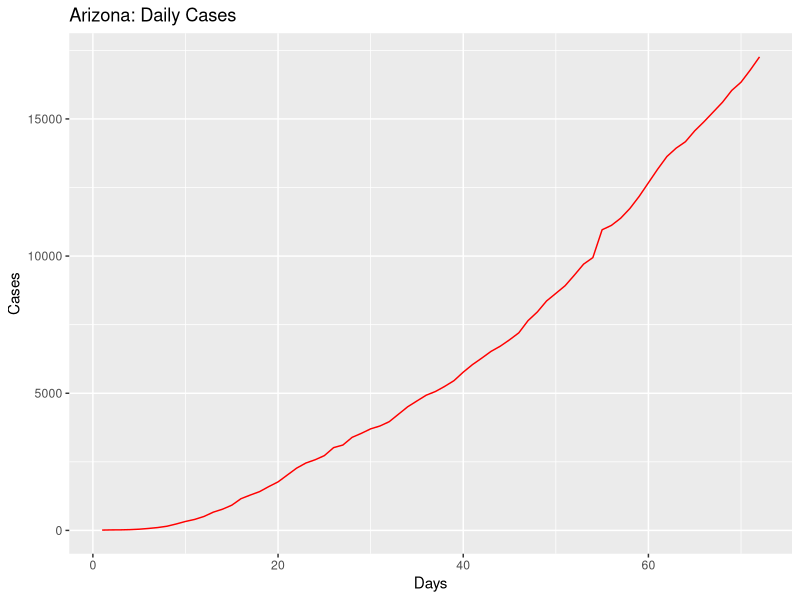
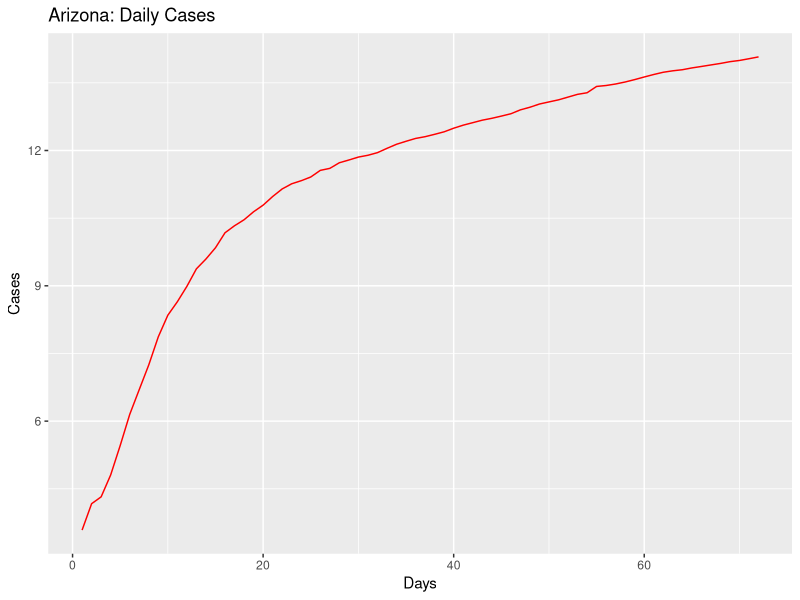
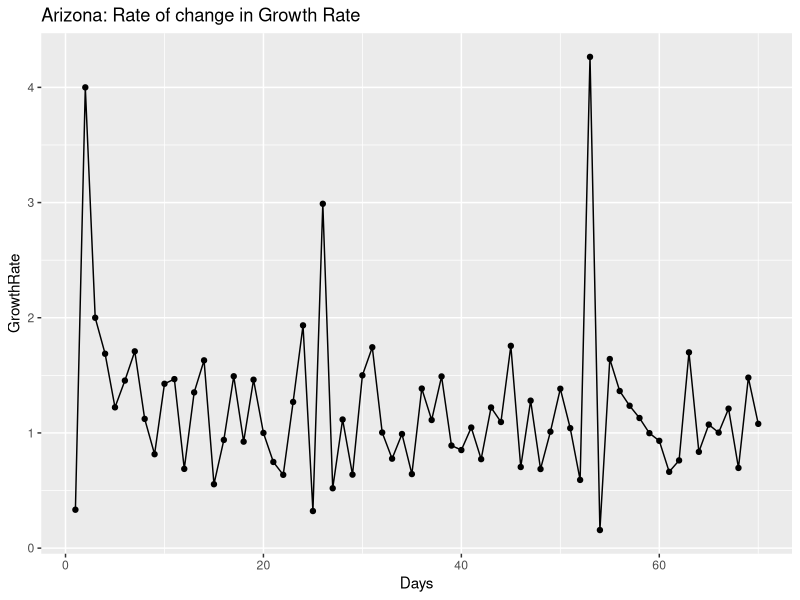
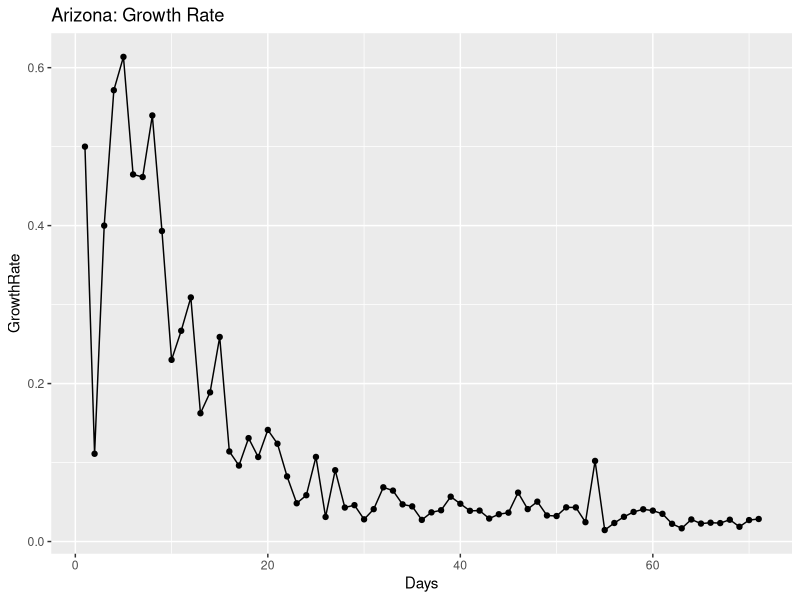
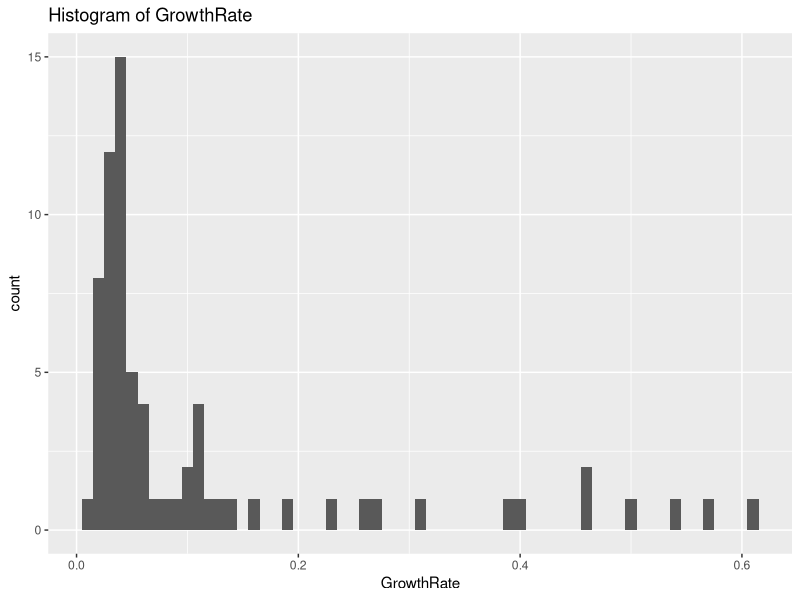
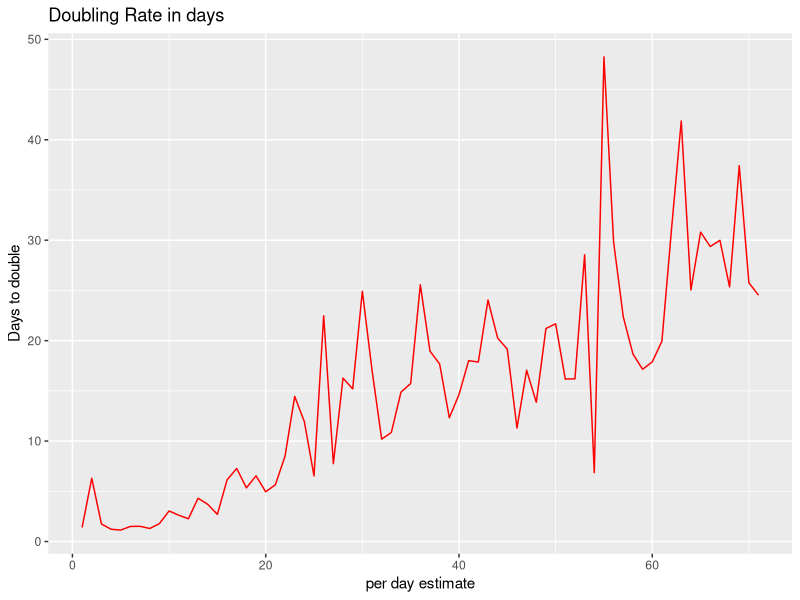
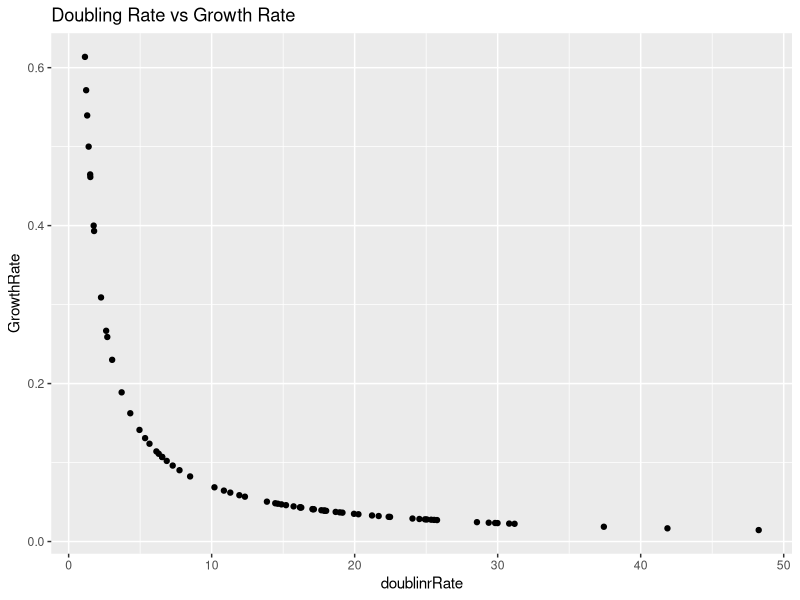
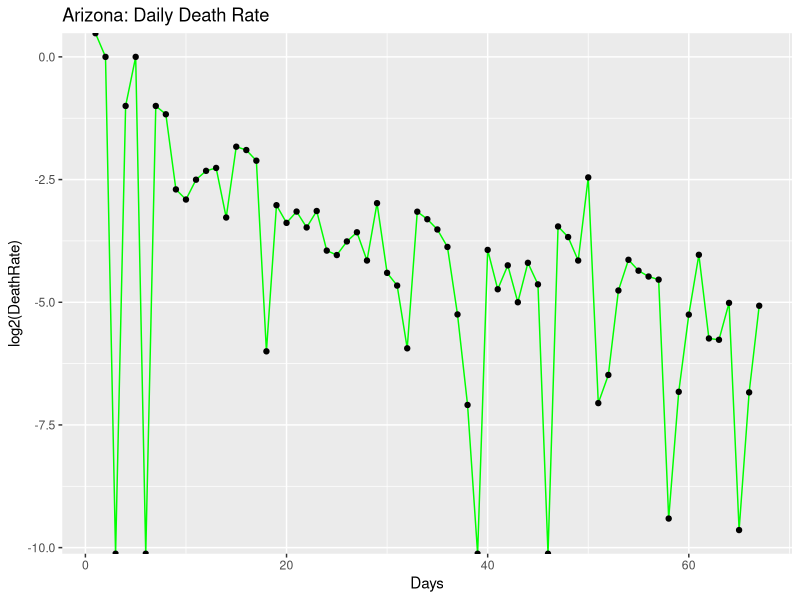

Write R code to recreate these figures, in order.
## ---- chunk 1
knitr::opts_chunk$set(echo = TRUE)
## ---- chunk 2
library(ggplot2)
library(gridExtra)
library(dplyr)

coronaGrowth <- function(absoluteNumbers){
  growthfactor <- NULL
  absgrowth <- NULL
  for(i in 1:length(absoluteNumbers))
  {
    #print((absoluteNumbers[i]-absoluteNumbers[i+1]/absoluteNumbers[i+1])/absoluteNumbers[i+1])
    growthfactor[i] <- ((absoluteNumbers[i]-absoluteNumbers[i+1]))/(absoluteNumbers[i+1]-absoluteNumbers[i+2])  
    #growthfactor[i] <- ((absoluteNumbers[i]-absoluteNumbers[i+1]))/(absolutenumbers[i])
  }
  
  return (rev(growthfactor))
}

DailyGrowthRate <- function(absoluteNumbers)
{
  growthfactor <- NULL
  absgrowth <- NULL
  for(i in 1:length(absoluteNumbers))
  {
    #print((absoluteNumbers[i]-absoluteNumbers[i+1]/absoluteNumbers[i+1])/absoluteNumbers[i+1])
    growthfactor[i] <- ((absoluteNumbers[i]/absoluteNumbers[i+1]))-1 
    #growthfactor[i] <- ((absoluteNumbers[i]-absoluteNumbers[i+1]))/(absolutenumbers[i])
  }
  
  return (rev(growthfactor))  
}

DoublingRate <- function(absoluteNumbers)
{
  doublingrRate <- NULL
  cumsum <- NULL
  for(i in 1:length(absoluteNumbers))
  {
    
    doublingrRate[i] <- (70/(absoluteNumbers[i]*100))
    
  }
  return ((doublingrRate))  
}

#Calculate the mean and median growth rate:
MeanMediangrowthrate <- function(dataTrend1)
{
  MeanGRTrend <- NULL
  MedianGRTrend <- NULL
  
  for(i in 1:length(dataTrend1$GrowthRate))
  {
    MedianGRTrend[i] <- median(dataTrend1[1:i,"GrowthRate"])
    MeanGRTrend[i] <- mean(dataTrend1[1:i,"GrowthRate"])
  }
  
  dataTrend1$MedianGRT = MedianGRTrend
  dataTrend1$MeanGRT = MeanGRTrend
  
  return(dataTrend1)

}

#Calculate ratio of newdeaths/newcases
newDeathstonewCases <- function(absolutenumbers,totaldeaths)
{
  newCases <- NULL
  newDeaths <- NULL
  for(i in 1:length(absolutenumbers))
  {
    if(i == length(absolutenumbers))
    {
      print("reached the end")
    }else{
     newDeaths[i] = (totaldeaths[i]-totaldeaths[i+1])
     newCases[i] = (absolutenumbers[i]-absolutenumbers[i+1]) 
    }
  }
  

  days <- seq(2:length(absolutenumbers))
 return(data.frame( newDeaths = rev(newDeaths),newCases = rev(newCases),Days = days))
 
}

#Calculate ratio of deaths to totalCases
totalDeathstoCases <- function(absolutenumbers,totaldeaths)
{
  ratio <- NULL
  for(i in 1:length(absolutenumbers))
  {

     ratio[i] = (totaldeaths[i])/(absolutenumbers[i]) 
  }
  
  return(rev(ratio))
}
## ---- chunk 3
#Arizona

absolutenumbers <- c(17262,16783,16339,16039,15608,15252,14897,14566,14170,13937,13631,13169,12673,12176,11736,11380,11119,10960,9945,9707,9305,8919,8640,8364,7962,7648,7202,6948,6716,6526,6280,6045,5769,5459,5251,5064,4929,4719,4507,4234,3962,3806,3702,3539,3393,3112,3018,2726,2575,2456,2269,2019,1769,1598,1413,1289,1157,919,773,665,508,401,326,234,152,104,71,44,28,20,18,12)

totaldeaths <- c(831,807,800,799,775,761,747,704,686,680,679,651,623,594,562,542,536,532,450,426,395,362,362,348,330,320,304,293,275,275,273,266,249,229,208,187,184,177,169,150,142,131,122,115,108,97,89,80,73,65,64,52,41,32,29,24,20,17,15,13,9,6,6,3,2,2,1,0,0,0,0,0)

#America
#absolutenumbers <- c(101.7*1000,83.8*1000,65.8*1000,53.7*1000,43.8*1000,33.3*1000,25*1000,19*1000,13.7*1000,7.8*1000,6.4*1000,4.6*1000,3.5*1000,2.7*1000)
## ---- chunk 4
growthrate <- na.exclude(coronaGrowth(absolutenumbers))
days <- seq(1:length(growthrate))
dataTrend <- data.frame(GrowthRate = growthrate,Days = days)
print(dataTrend)
p1 <- ggplot(data=dataTrend, aes(x=Days, y=GrowthRate, group=1)) +ggtitle("Arizona: Rate of change in Growth Rate")+
  geom_line()+
  geom_point()

print(dataTrend)
#print(dataTrend1)




growthrate1 <- na.exclude(DailyGrowthRate(absolutenumbers))
doublingrate1 <- na.exclude(DoublingRate(growthrate1))
days1 <- seq(1:length(growthrate1))
dataTrend1 <- data.frame(GrowthRate = growthrate1,Days = days1,doublinrRate = doublingrate1)
print(dataTrend1)
multiplier <- tail(dataTrend1, n = 1)
pred_val <- (head(absolutenumbers, n = 1)*multiplier[,"GrowthRate"])+head(absolutenumbers, n = 1)

p2 <- ggplot(data=dataTrend1, aes(x=Days, y=GrowthRate, group=1)) +ggtitle("Arizona: Growth Rate")+
  geom_line()+
  geom_point()

days <- seq(1:length(absolutenumbers))
growthrate <- append(growthrate, c(1,1),after = 0)
dataOriginal <- data.frame(Cases = rev(absolutenumbers), Days = days)
p3<- ggplot() +geom_line(data=dataOriginal, aes(x=Days, y=Cases,),color = "Red")+labs(title="Arizona: Daily Cases", y="Cases", x="Days")

p3_log<- ggplot() +geom_line(data=dataOriginal, aes(x=Days, y=log2(Cases)),color = "Red")+labs(title="Arizona: Daily Cases", y="Cases", x="Days")+
  #geom_line(data=dataOriginal, aes(x=Days+1, y=Prediction),color = "Blue")
  geom_point()



# Analyze growth rate to get interval of values
summary(dataTrend1$GrowthRate)
dataTrend1%>%select("GrowthRate")%>%summarise(meanGR = mean(GrowthRate), medianGR = median(GrowthRate), sdGR = sd(GrowthRate))
p4 <- ggplot(data = dataTrend1, aes(x = GrowthRate))+ggtitle("Histogram of GrowthRate")+geom_histogram(binwidth = 0.01)


#Analyze the doubling rate
p5<- ggplot() +geom_line(data=dataTrend1, aes(x=Days, y=doublinrRate),color = "Red")+labs(title="Doubling Rate in days", y="Days to double", x ="per day estimate")+
  #geom_line(data=dataOriginal, aes(x=Days+1, y=Prediction),color = "Blue")
  geom_point()

#Scatter plor of Growthrate versus Doubling Rate
p6 <- ggplot()+geom_point(data = dataTrend1, aes(x = doublinrRate, y = GrowthRate))+labs(title = "Doubling Rate vs Growth Rate")

dataTrend1 <- MeanMediangrowthrate(dataTrend1 = dataTrend1)

#Median growth rate trend 
#Median growth rate trend 
p7 <- ggplot()+geom_line(data = dataTrend1, aes(x = Days, y = MedianGRT),color = "Blue")+labs(title = "Arizona Median(BLUE)VsMean(RED) Growth Rate")+geom_line(data=dataTrend1, aes(x=Days , y=MeanGRT),color = "Red")


deathrate1 <- na.exclude(DailyGrowthRate(totaldeaths))
doublingdeathrate1 <- na.exclude(DoublingRate(deathrate1))
days1 <- seq(1:length(deathrate1))
dataDeathTrend1 <- data.frame(DeathRate = deathrate1,Days = days1,doublinrRate = doublingdeathrate1)
#print(dataDeathTrend1)
#multiplier <- tail(totaldeaths, n = 1)
#pred_val <- (head(dataDeathTrend1, n = 1)*multiplier[,"DeathRate"])+head(dataDeathTrend1, n = 1)

p8 <- ggplot(data=dataDeathTrend1, aes(x=Days, y=log2(DeathRate), group=1)) +ggtitle("Arizona: Daily Death Rate")+
  geom_line(color = "Green")+
  geom_point()


rationewdeathtocases <- newDeathstonewCases(absolutenumbers,totaldeaths)

p9 <- ggplot(data=rationewdeathtocases, aes(x=Days, y=log2(newCases), group=1)) +ggtitle("Arizona:newCases(Orange)")+
  geom_line(color = "Orange")+geom_point()

totaldeathstocases <- totalDeathstoCases(absolutenumbers,totaldeaths)
days <- seq(1:length(absolutenumbers))
datatotaldeathstocasesTrend <- data.frame(ratio = totaldeathstocases,Days = days)
#Scatter plot of totalcases to totaldeaths
p10 <- ggplot(data=datatotaldeathstocasesTrend, aes(x=Days, y=ratio, group=1)) +ggtitle("Arizona: TotalDeaths/TotalCases")+
  geom_line(color = "Yellow")+
  geom_point()

#Confidence Interval for mean population GrowthRate:
meanGR = mean(dataTrend1$GrowthRate)
sdGR = sd(dataTrend1$GrowthRate)

uppperlimitGR= meanGR+sdGR
lowerlimitGR = meanGR-sdGR

#Predictions based on: Current Growth Rate, MeanGrowth Rate, Upper GrowthRate, Lower GrowthRate
pred_val_Current <- (head(absolutenumbers, n = 1)*multiplier[,"GrowthRate"])+head(absolutenumbers, n = 1)
pred_val_MeanGR <- (head(absolutenumbers, n = 1)*meanGR)+head(absolutenumbers, n = 1)
pred_val_upperGR <- (head(absolutenumbers, n = 1)*uppperlimitGR)+head(absolutenumbers, n = 1)
pred_val_lowerGR <- (head(absolutenumbers, n = 1)*lowerlimitGR)+head(absolutenumbers, n = 1)

print("Current GR:")
print(multiplier[,"GrowthRate"])
print(pred_val_Current)

print("Mean GR:")
print(meanGR)
print(pred_val_MeanGR)

print("Upperlimit GR:")
print(uppperlimitGR)
print(pred_val_upperGR)

print("Lowerlimit GR:")
print(lowerlimitGR)
print(pred_val_lowerGR)

#Doubling rate:-
DRCurrent <- round(70/(meanGR*100),digits = 0)
DRMedian <- round(70/(median(dataTrend1$GrowthRate)*100),digits = 0)
latestDRCurrent <- round(tail(dataTrend1$doublinrRate,n=1),digits = 0)

## ---- chunk 5
#grid.arrange(p3,p3_log,p1,p2,p4,p5,p6,nrow = 4, ncol = 2)
print(p3)
print(p3_log)
print(p1)
print(p2)
print(p4)
print(p5)
print(p6)
print(p8)
print(p9)
print(p10)
print(p7)
## ---- chunk 6
library(ggplot2)
library(gridExtra)
library(dplyr)

coronaGrowth <- function(absoluteNumbers){
  growthfactor <- NULL
  absgrowth <- NULL
  for(i in 1:length(absoluteNumbers))
  {
    #print((absoluteNumbers[i]-absoluteNumbers[i+1]/absoluteNumbers[i+1])/absoluteNumbers[i+1])
    growthfactor[i] <- ((absoluteNumbers[i]-absoluteNumbers[i+1]))/(absoluteNumbers[i+1]-absoluteNumbers[i+2])  
    #growthfactor[i] <- ((absoluteNumbers[i]-absoluteNumbers[i+1]))/(absolutenumbers[i])
  }
  
  return (rev(growthfactor))
}

DailyGrowthRate <- function(absoluteNumbers)
{
  growthfactor <- NULL
  absgrowth <- NULL
  for(i in 1:length(absoluteNumbers))
  {
    #print((absoluteNumbers[i]-absoluteNumbers[i+1]/absoluteNumbers[i+1])/absoluteNumbers[i+1])
    growthfactor[i] <- ((absoluteNumbers[i]/absoluteNumbers[i+1]))-1 
    #growthfactor[i] <- ((absoluteNumbers[i]-absoluteNumbers[i+1]))/(absolutenumbers[i])
  }
  
  return (rev(growthfactor))  
}

DoublingRate <- function(absoluteNumbers)
{
  doublingrRate <- NULL
  cumsum <- NULL
  for(i in 1:length(absoluteNumbers))
  {
    
    doublingrRate[i] <- (70/(absoluteNumbers[i]*100))
    
  }
  return ((doublingrRate))  
}

#Calculate the mean and median growth rate:
MeanMediangrowthrate <- function(dataTrend1)
{
  MeanGRTrend <- NULL
  MedianGRTrend <- NULL
  
  for(i in 1:length(dataTrend1$GrowthRate))
  {
    MedianGRTrend[i] <- median(dataTrend1[1:i,"GrowthRate"])
    MeanGRTrend[i] <- mean(dataTrend1[1:i,"GrowthRate"])
  }
  
  dataTrend1$MedianGRT = MedianGRTrend
  dataTrend1$MeanGRT = MeanGRTrend
  
  return(dataTrend1)

}

# #Calculate ratio of newdeaths/newcases
# newDeathstonewCases <- function(absolutenumbers,totaldeaths)
# {
#   ratio <- NULL
#   for(i in 1:length(absolutenumbers))
#   {
#     if(i == length(absolutenumbers))
#     {
#       print("reached the end")
#     }else{
#      ratio[i] = (totaldeaths[i]-totaldeaths[i+1])/(absolutenumbers[i]-absolutenumbers[i+1]) 
#     }
#   }
#   
#   return(rev(ratio))
# }

#Calculate ratio of newdeaths/newcases
newDeathstonewCases <- function(absolutenumbers,totaldeaths)
{
  newCases <- NULL
  newDeaths <- NULL
  for(i in 1:length(absolutenumbers))
  {
    if(i == length(absolutenumbers))
    {
      print("reached the end")
    }else{
     newDeaths[i] = (totaldeaths[i]-totaldeaths[i+1])
     newCases[i] = (absolutenumbers[i]-absolutenumbers[i+1]) 
    }
  }
  

  days <- seq(2:length(absolutenumbers))
 return(data.frame( newDeaths = rev(newDeaths),newCases = rev(newCases),Days = days))
 
}

#Calculate ratio of deaths to totalCases
totalDeathstoCases <- function(absolutenumbers,totaldeaths)
{
  ratio <- NULL
  for(i in 1:length(absolutenumbers))
  {

     ratio[i] = (totaldeaths[i])/(absolutenumbers[i]) 
  }
  
  return(rev(ratio))
}

## ---- chunk 7
#Arizona
#absolutenumbers <- c(773,665,508,401,326,234,152,104,71,44,28,20,18,12)

#America

absolutenumbers <- c(1745803,1725275,1686436,1666828,1645094,1618908,1592723,1570583,1550294,1527664,1507773,1484285,1451666,1419048,1406797,1376317,1367638,1347309,1321785,1277606,1252584,1237633,1201188,1188122,1160774,1131030,1094464,1048834,1035765,1002963,975.798*1000,945.249*1000,903.775*1000,876.156*1000,831.086*1000,804.759*1000,792.913*1000,762.896*1000,726.856*1000,686.431*1000,654.343*1000,622.412*1000,591.285*1000,573.138*1000,545.934*1000,521.623*1000,489.646*1000,454.615*1000,418.451*1000,386.571*1000,355.834*1000,327.871*1000,300.432*1000,265.506*1000,235.281*1000,205.035*1000,176.518*1000,145.369*1000,133.094*1000,123.578*1000,101.7*1000,83.8*1000,65.8*1000,53.7*1000,43.8*1000,33.3*1000,25*1000,19*1000,13.7*1000,7.8*1000,6.4*1000,4.6*1000,3.5*1000,2.7*1000)

totaldeaths <- c(102107,100572,99300,98683,97647,96292,94936,93533,91981,90978,90113,88507,86395,84243,83284,81157,80787,80037,78615,76052,73797,72271,69142,68598,67444,65753,63287,60495,59266,56387,54941,53243,50988,49648,46249,43995,42517,40495,38200,35578,33490,27549,24618,22930,21474,20057,18325,16691,14791,12851,10880,9622,8457,7127,6081,5107,4057,3143,2585,2222,1697,1296,1028,781,556,414,301,255,206,150,110,87,69,57,48,41,38,30,26,22,19,15,12,11,9,6,1,1)




## ---- chunk 8
growthrate <- na.exclude(coronaGrowth(absolutenumbers))
days <- seq(1:length(growthrate))
dataTrend <- data.frame(GrowthRate = growthrate,Days = days)
print(dataTrend)
p1 <- ggplot(data=dataTrend, aes(x=Days, y=GrowthRate, group=1)) +ggtitle("US: Rate of change in Growth Rate")+
  geom_line()+
  geom_point()

print(dataTrend)
#print(dataTrend1)




growthrate1 <- na.exclude(DailyGrowthRate(absolutenumbers))
doublingrate1 <- na.exclude(DoublingRate(growthrate1))
days1 <- seq(1:length(growthrate1))
dataTrend1 <- data.frame(GrowthRate = growthrate1,Days = days1,doublinrRate = doublingrate1)
print(dataTrend1)
multiplier <- tail(dataTrend1, n = 1)
pred_val <- (head(absolutenumbers, n = 1)*multiplier[,"GrowthRate"])+head(absolutenumbers, n = 1)

p2 <- ggplot(data=dataTrend1, aes(x=Days, y=GrowthRate, group=1)) +ggtitle("US: Growth Rate")+
  geom_line()+
  geom_point()

days <- seq(1:length(absolutenumbers))
growthrate <- append(growthrate, c(1,1),after = 0)
dataOriginal <- data.frame(Cases = rev(absolutenumbers), Days = days)
p3<- ggplot() +geom_line(data=dataOriginal, aes(x=Days, y=Cases,),color = "Red")+labs(title="US: Daily Cases", y="Cases", x="Days")

p3_log<- ggplot() +geom_line(data=dataOriginal, aes(x=Days, y=log2(Cases)),color = "Red")+labs(title="US: Daily Cases", y="Cases", x="Days")+
  #geom_line(data=dataOriginal, aes(x=Days+1, y=Prediction),color = "Blue")
  geom_point()



# Analyze growth rate to get interval of values
summary(dataTrend1$GrowthRate)
dataTrend1%>%select("GrowthRate")%>%summarise(meanGR = mean(GrowthRate), medianGR = median(GrowthRate), sdGR = sd(GrowthRate))
p4 <- ggplot(data = dataTrend1, aes(x = GrowthRate))+ggtitle("Histogram of GrowthRate")+geom_histogram(binwidth = 0.01)


#Analyze the doubling rate
p5<- ggplot() +geom_line(data=dataTrend1, aes(x=Days, y=doublinrRate),color = "Red")+labs(title="Doubling Rate in days", y="Days to double", x ="per day estimate")+
  #geom_line(data=dataOriginal, aes(x=Days+1, y=Prediction),color = "Blue")
  geom_point()

#Scatter plor of Growthrate versus Doubling Rate
p6 <- ggplot()+geom_point(data = dataTrend1, aes(x = doublinrRate, y = GrowthRate))+labs(title = "Doubling Rate vs Growth Rate")

dataTrend1 <- MeanMediangrowthrate(dataTrend1 = dataTrend1)


#Median growth rate trend 
#Median growth rate trend 
p7 <- ggplot()+geom_line(data = dataTrend1, aes(x = Days, y = MedianGRT),color = "Blue")+labs(title = "US Median(BLUE)VsMean(RED) Growth Rate")+geom_line(data=dataTrend1, aes(x=Days , y=MeanGRT),color = "Red")

deathrate1 <- na.exclude(DailyGrowthRate(totaldeaths))
doublingdeathrate1 <- na.exclude(DoublingRate(deathrate1))
days1 <- seq(1:length(deathrate1))
dataDeathTrend1 <- data.frame(DeathRate = deathrate1,Days = days1,doublinrRate = doublingdeathrate1)
#print(dataDeathTrend1)
#multiplier <- tail(totaldeaths, n = 1)
#pred_val <- (head(dataDeathTrend1, n = 1)*multiplier[,"DeathRate"])+head(dataDeathTrend1, n = 1)

p8 <- ggplot(data=dataDeathTrend1, aes(x=Days, y=log2(DeathRate), group=1)) +ggtitle("US: Daily Death Rate")+
  geom_line(color = "Green")+
  geom_point()

rationewdeathtocases <- newDeathstonewCases(absolutenumbers,totaldeaths)

p9 <- ggplot(data=rationewdeathtocases, aes(x=Days, y=log2(newCases), group=1)) +ggtitle("US:newCases(Orange)")+
  geom_line(color = "Orange")+geom_point()
totaldeathstocases <- totalDeathstoCases(absolutenumbers,totaldeaths)
days <- seq(1:length(absolutenumbers))
datatotaldeathstocasesTrend <- data.frame(ratio = totaldeathstocases,Days = days)
#Scatter plot of totalcases to totaldeaths
p10 <- ggplot(data=datatotaldeathstocasesTrend, aes(x=Days, y=ratio, group=1)) +ggtitle("US: TotalDeaths/TotalCases")+
  geom_line(color = "Yellow")+
  geom_point()
#Confidence Interval for mean population GrowthRate:
meanGR = mean(dataTrend1$GrowthRate)
sdGR = sd(dataTrend1$GrowthRate)

uppperlimitGR= meanGR+sdGR
lowerlimitGR = meanGR-sdGR

#Predictions based on: Current Growth Rate, MeanGrowth Rate, Upper GrowthRate, Lower GrowthRate
pred_val_Current <- (head(absolutenumbers, n = 1)*multiplier[,"GrowthRate"])+head(absolutenumbers, n = 1)
pred_val_MeanGR <- (head(absolutenumbers, n = 1)*meanGR)+head(absolutenumbers, n = 1)
pred_val_upperGR <- (head(absolutenumbers, n = 1)*uppperlimitGR)+head(absolutenumbers, n = 1)
pred_val_lowerGR <- (head(absolutenumbers, n = 1)*lowerlimitGR)+head(absolutenumbers, n = 1)

print("Current GR:")
print(multiplier[,"GrowthRate"])
print(pred_val_Current)

print("Mean GR:")
print(meanGR)
print(pred_val_MeanGR)

print("Upperlimit GR:")
print(uppperlimitGR)
print(pred_val_upperGR)

print("Lowerlimit GR:")
print(lowerlimitGR)
print(pred_val_lowerGR)

#Doubling rate:-
DRCurrent <- round(70/(meanGR*100),digits = 0)
DRMedian <- round(70/(median(dataTrend1$GrowthRate)*100),digits = 0)
latestDRCurrent <- round(tail(dataTrend1$doublinrRate,n=1),digits = 0)

## ---- chunk 9
#grid.arrange(p3,p3_log,p1,p2,p4,p5,p6,nrow = 4, ncol = 2)
print(p3)
print(p3_log)
print(p1)
print(p2)
print(p4)
print(p5)
print(p6)
print(p8)
print(p9)
print(p10)
print(p7)
## ---- chunk 10
library(ggplot2)
library(gridExtra)
library(dplyr)

coronaGrowth <- function(absoluteNumbers){
  growthfactor <- NULL
  absgrowth <- NULL
  for(i in 1:length(absoluteNumbers))
  {
    #print((absoluteNumbers[i]-absoluteNumbers[i+1]/absoluteNumbers[i+1])/absoluteNumbers[i+1])
    growthfactor[i] <- ((absoluteNumbers[i]-absoluteNumbers[i+1]))/(absoluteNumbers[i+1]-absoluteNumbers[i+2])  
    #growthfactor[i] <- ((absoluteNumbers[i]-absoluteNumbers[i+1]))/(absolutenumbers[i])
  }
  
  return (rev(growthfactor))
}

DailyGrowthRate <- function(absoluteNumbers)
{
  growthfactor <- NULL
  absgrowth <- NULL
  for(i in 1:length(absoluteNumbers))
  {
    #print((absoluteNumbers[i]-absoluteNumbers[i+1]/absoluteNumbers[i+1])/absoluteNumbers[i+1])
    growthfactor[i] <- ((absoluteNumbers[i]/absoluteNumbers[i+1]))-1 
    #growthfactor[i] <- ((absoluteNumbers[i]-absoluteNumbers[i+1]))/(absolutenumbers[i])
  }
  
  return (rev(growthfactor))  
}

DoublingRate <- function(absoluteNumbers)
{
  doublingrRate <- NULL
  cumsum <- NULL
  for(i in 1:length(absoluteNumbers))
  {
    
    doublingrRate[i] <- (70/(absoluteNumbers[i]*100))
    
  }
  return ((doublingrRate))  
}

#Calculate the mean and median growth rate:
MeanMediangrowthrate <- function(dataTrend1)
{
  MeanGRTrend <- NULL
  MedianGRTrend <- NULL
  
  for(i in 1:length(dataTrend1$GrowthRate))
  {
    MedianGRTrend[i] <- median(dataTrend1[1:i,"GrowthRate"])
    MeanGRTrend[i] <- mean(dataTrend1[1:i,"GrowthRate"])
  }
  
  dataTrend1$MedianGRT = MedianGRTrend
  dataTrend1$MeanGRT = MeanGRTrend
  
  return(dataTrend1)

}

#Calculate ratio of newdeaths/newcases
# newDeathstonewCases <- function(absolutenumbers,totaldeaths)
# {
#   ratio <- NULL
#   for(i in 1:length(absolutenumbers))
#   {
#     if(i == length(absolutenumbers))
#     {
#       print("reached the end")
#     }else{
#      ratio[i] = (totaldeaths[i]-totaldeaths[i+1])/(absolutenumbers[i]-absolutenumbers[i+1]) 
#     }
#   }
#   
#   return(rev(ratio))
# }

#Calculate ratio of newdeaths/newcases
newDeathstonewCases <- function(absolutenumbers,totaldeaths)
{
  newCases <- NULL
  newDeaths <- NULL
  for(i in 1:length(absolutenumbers))
  {
    if(i == length(absolutenumbers))
    {
      print("reached the end")
    }else{
     newDeaths[i] = (totaldeaths[i]-totaldeaths[i+1])
     newCases[i] = (absolutenumbers[i]-absolutenumbers[i+1]) 
    }
  }
  

  days <- seq(2:length(absolutenumbers))
 return(data.frame( newDeaths = rev(newDeaths),newCases = rev(newCases),Days = days))
 
}

#Calculate ratio of deaths to totalCases
totalDeathstoCases <- function(absolutenumbers,totaldeaths)
{
  ratio <- NULL
  for(i in 1:length(absolutenumbers))
  {

     ratio[i] = (totaldeaths[i])/(absolutenumbers[i]) 
  }
  
  return(rev(ratio))
}
## ---- chunk 11
#Arizona
#absolutenumbers <- c(773,665,508,401,326,234,152,104,71,44,28,20,18,12)

#America
absolutenumbers <- c(158086,150793,138536,131423,124794,118411,112028,106475,103935,95698,90648,85784,81920,78055,74243,70765,67161,62808,59695,56325,52987,49400,44870,42505,39699,37257,34862,31787,31324,29451,26917,24942,24434,21797,20471,18985,18601,14792,13835,12759,12320,10941,9635,9166,8339,7598,6653,5749,5311,4778,3588,3082,2567,2341,1637,1397,1251,1071,1024,987,887,727,657,536,499,396,332,249,194,169,143,129,114,100,82,74,62,62,47,40,34,31,30,29,7,6,3,3,3,3,3,3,3,3,3,3,3,3,3,3,3)

totaldeaths <- c(4534,4344,4024,3868,3726,3580,3434,3302,3216,3025,3871,2753,2652,2551,2415,2294,2212,2101,1985,1889,1785,1693,1452,1391,1323,1223,1154,1008,1008,939,826,780,780,686,652,603,592,488,452,423,405,368,331,325,288,246,227,178,160,136,118,99,86,72,58,35,27,24,20,20,12,10,10,7,5,5,4,3,3,2,2,2,2,1,0,0,0,0,0,0,0,0,0,0,0,0,0,0,0,0,0,0,0,0,0,0,0,0,0,0,0)
## ---- chunk 12
growthrate <- na.exclude(coronaGrowth(absolutenumbers))
days <- seq(1:length(growthrate))
dataTrend <- data.frame(GrowthRate = growthrate,Days = days)
print(dataTrend)
p1 <- ggplot(data=dataTrend, aes(x=Days, y=GrowthRate, group=1)) +ggtitle("US: Rate of change in Growth Rate")+
  geom_line()+
  geom_point()

print(dataTrend)
#print(dataTrend1)




growthrate1 <- na.exclude(DailyGrowthRate(absolutenumbers))
doublingrate1 <- na.exclude(DoublingRate(growthrate1))
days1 <- seq(1:length(growthrate1))
dataTrend1 <- data.frame(GrowthRate = growthrate1,Days = days1,doublinrRate = doublingrate1)
print(dataTrend1)
multiplier <- tail(dataTrend1, n = 1)
pred_val <- (head(absolutenumbers, n = 1)*multiplier[,"GrowthRate"])+head(absolutenumbers, n = 1)

p2 <- ggplot(data=dataTrend1, aes(x=Days, y=GrowthRate, group=1)) +ggtitle("India: Growth Rate")+
  geom_line()+
  geom_point()

days <- seq(1:length(absolutenumbers))
growthrate <- append(growthrate, c(1,1),after = 0)
dataOriginal <- data.frame(Cases = rev(absolutenumbers), Days = days)
p3<- ggplot() +geom_line(data=dataOriginal, aes(x=Days, y=Cases,),color = "Red")+labs(title="India: Daily Cases", y="Cases", x="Days")

p3_log<- ggplot() +geom_line(data=dataOriginal, aes(x=Days, y=log2(Cases)),color = "Red")+labs(title="India: Daily Cases", y="Cases", x="Days")+
  #geom_line(data=dataOriginal, aes(x=Days+1, y=Prediction),color = "Blue")
  geom_point()



# Analyze growth rate to get interval of values
summary(dataTrend1$GrowthRate)
dataTrend1%>%select("GrowthRate")%>%summarise(meanGR = mean(GrowthRate), medianGR = median(GrowthRate), sdGR = sd(GrowthRate))
p4 <- ggplot(data = dataTrend1, aes(x = GrowthRate))+ggtitle("Histogram of GrowthRate")+geom_histogram(binwidth = 0.01)


#Analyze the doubling rate
p5<- ggplot() +geom_line(data=dataTrend1, aes(x=Days, y=doublinrRate),color = "Red")+labs(title="Doubling Rate in days", y="Days to double", x ="per day estimate")+
  #geom_line(data=dataOriginal, aes(x=Days+1, y=Prediction),color = "Blue")
  geom_point()

#Scatter plor of Growthrate versus Doubling Rate
p6 <- ggplot()+geom_point(data = dataTrend1, aes(x = doublinrRate, y = GrowthRate))+labs(title = "Doubling Rate vs Growth Rate")

dataTrend1 <- MeanMediangrowthrate(dataTrend1 = dataTrend1)


#Median growth rate trend 
p7 <- ggplot()+geom_line(data = dataTrend1, aes(x = Days, y = MedianGRT),color = "Blue")+labs(title = "India Median(BLUE)VsMean(RED) Growth Rate")+geom_line(data=dataTrend1, aes(x=Days , y=MeanGRT),color = "Red")

deathrate1 <- na.exclude(DailyGrowthRate(totaldeaths))
doublingdeathrate1 <- na.exclude(DoublingRate(deathrate1))
days1 <- seq(1:length(deathrate1))
dataDeathTrend1 <- data.frame(DeathRate = deathrate1,Days = days1,doublinrRate = doublingdeathrate1)
#print(dataDeathTrend1)
#multiplier <- tail(totaldeaths, n = 1)
#pred_val <- (head(dataDeathTrend1, n = 1)*multiplier[,"DeathRate"])+head(dataDeathTrend1, n = 1)

p8 <- ggplot(data=dataDeathTrend1, aes(x=Days, y=log2(DeathRate), group=1)) +ggtitle("India: Daily Death Rate")+
  geom_line(color = "Green")+
  geom_point()

rationewdeathtocases <- newDeathstonewCases(absolutenumbers,totaldeaths)

p9 <- ggplot(data=rationewdeathtocases, aes(x=Days, y=log2(newCases), group=1)) +ggtitle("India:newCases(Orange)")+
  geom_line(color = "Orange")+geom_point()

totaldeathstocases <- totalDeathstoCases(absolutenumbers,totaldeaths)
days <- seq(1:length(absolutenumbers))
datatotaldeathstocasesTrend <- data.frame(ratio = totaldeathstocases,Days = days)
#Scatter plot of totalcases to totaldeaths
p10 <- ggplot(data=datatotaldeathstocasesTrend, aes(x=Days, y=ratio, group=1)) +ggtitle("India: TotalDeaths/TotalCases")+
  geom_line(color = "Yellow")+
  geom_point()

#Confidence Interval for mean population GrowthRate:
meanGR = mean(dataTrend1$GrowthRate)
sdGR = sd(dataTrend1$GrowthRate)

uppperlimitGR= meanGR+sdGR
lowerlimitGR = meanGR-sdGR

#Predictions based on: Current Growth Rate, MeanGrowth Rate, Upper GrowthRate, Lower GrowthRate
pred_val_Current <- (head(absolutenumbers, n = 1)*multiplier[,"GrowthRate"])+head(absolutenumbers, n = 1)
pred_val_MeanGR <- (head(absolutenumbers, n = 1)*meanGR)+head(absolutenumbers, n = 1)
pred_val_upperGR <- (head(absolutenumbers, n = 1)*uppperlimitGR)+head(absolutenumbers, n = 1)
pred_val_lowerGR <- (head(absolutenumbers, n = 1)*lowerlimitGR)+head(absolutenumbers, n = 1)

print("Current GR:")
print(multiplier[,"GrowthRate"])
print(pred_val_Current)

print("Mean GR:")
print(meanGR)
print(pred_val_MeanGR)

print("Upperlimit GR:")
print(uppperlimitGR)
print(pred_val_upperGR)

print("Lowerlimit GR:")
print(lowerlimitGR)
print(pred_val_lowerGR)

#Doubling rate:-
DRCurrent <- round(70/(meanGR*100),digits = 0)
DRMedian <- round(70/(median(dataTrend1$GrowthRate)*100),digits = 0)
latestDRCurrent <- round(tail(dataTrend1$doublinrRate,n=1),digits = 0)

## ---- chunk 13
#grid.arrange(p3,p3_log,p1,p2,p4,p5,p6,nrow = 4, ncol = 2)
print(p3)
print(p3_log)
print(p1)
print(p2)
print(p4)
print(p5)
print(p6)
print(p8)
print(p9)
print(p10)
print(p7)
